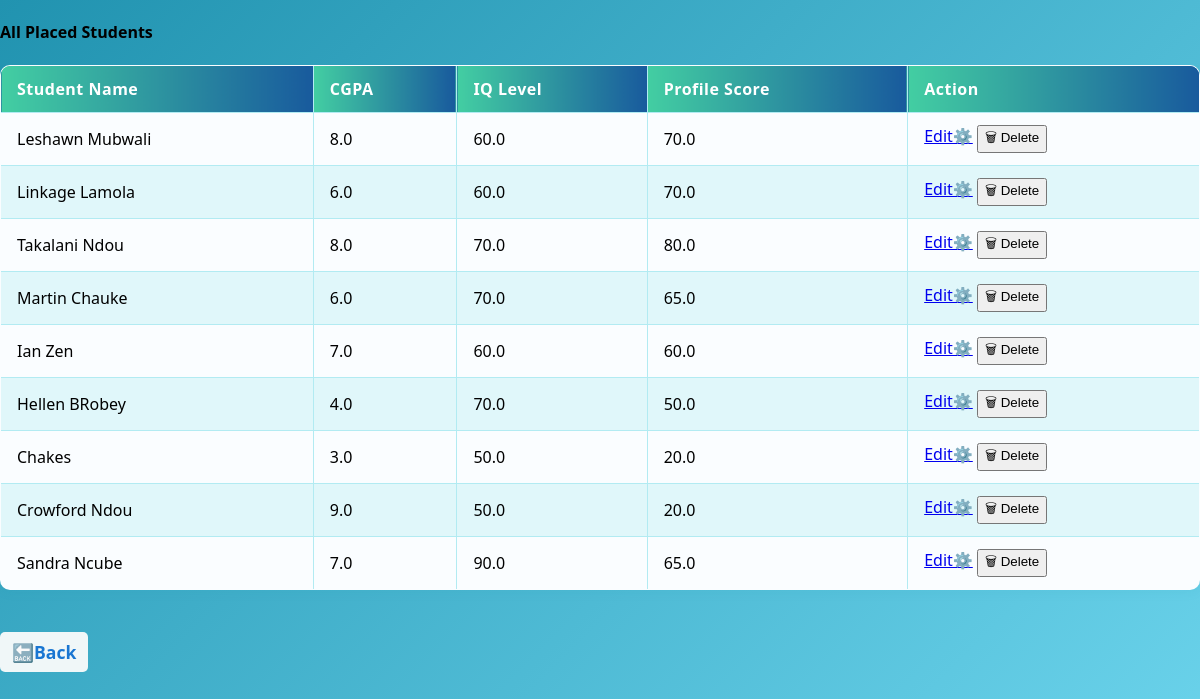
Page /my_placed_students (signed in) on the earlier database version.
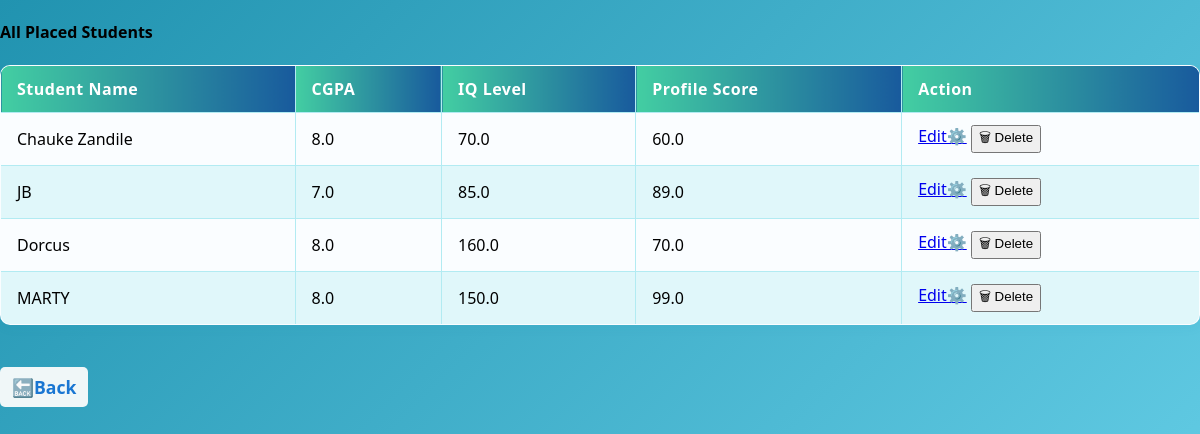
Same page on the later database version.
### tables this page shows
CREATE TABLE placed_students(
        Id INTEGER PRIMARY KEY AUTOINCREMENT,
        User_id INTEGER,
        Student_name TEXT NOT NULL,
        CGPA REAL,
        IQ_level REAL,
        Profile_score REAL,
        FOREIGN KEY(User_id) REFERENCES users(id)
    );

### app.py (the view)
@app.route("/my_placed_students")
@login_required
def my_placed_students():
    user_id=session.get("user_id")
    conn=get_db_connection()
    placed_students=conn.execute("SELECT * FROM placed_students WHERE User_id=?", (user_id,)).fetchall()
    conn.close()
    return render_template("my_placed_students.html", placed_students=placed_students)

### app.py (called while the page is built)
def get_db_connection():
    conn=sqlite3.connect(DATABASE)
    conn.row_factory=sqlite3.Row
    return conn

def login_required(f):
    @wraps(f)
    def wrapper(*args,**kwargs):
        if "user_id" not in session:
            flash("Please log in to continue.","warning")
            return redirect(url_for("login"))
        return f(*args,**kwargs)
    return wrapper

@app.before_request
def save_last_page():
    if request.endpoint not in ("login", "logout", "register", "static", "home"):
        session["prev_page"] = request.path

@app.context_processor
def inject_user_role():
    return dict(is_admin=session.get("is_admin"))

### templates/my_placed_students.html (shortened to what this page needs)
<!DOCTYPE html>
<html>
<head>
</head>
<body>
    {% if placed_students %}
<h4 class="mt-5 mb-3">All Placed Students</h4>
<div style="overflow-x:auto;">
  <table class="table" border="1" cellpadding="8" style="width:100%;background:#fafdff">
    <thead>
      <tr style="background: linear-gradient(90deg,#43cea2 0%, #185a9d 100%); color:#fff;">
        <th>Student Name</th>
        <th>CGPA</th>
        <th>IQ Level</th>
        <th>Profile Score</th>
        <th>Action</th>
      </tr>
    </thead>
    <tbody>
      {% for student in placed_students %}
      <tr>
        <td>{{ student.Student_name }}</td>
        <td>{{ student.CGPA }}</td>
        <td>{{ student.IQ_level }}</td>
        <td>{{ student.Profile_score }}</td>
        <td>
           <a href="{{ url_for('edit_student', student_id=student.Id) }}">Edit⚙️</a>
           <form action="{{ url_for('delete_student', student_id=student.Id) }}" method="post" style="display:inline;">
           <button type="submit" onclick="return confirm('Are you sure you want to delete this student?');">🗑 Delete</button>
           </form>
        </td>
      </tr>
      {% endfor %}
    </tbody>
  </table>
  <a style="margin-top: 20px; display: inline-block; background-color: #f0f7f8;
  border-radius: 5px; padding: 8px 12px;" href="{{ url_for('predict_page')}}" class="back-link" >🔙Back</a>
</div>
{% endif %}
</body>
</html>

### templates/my_placed_students.html (style rules this page uses)
body { font-family: 'Segoe UI', Arial, sans-serif; margin: 0; padding: 0; background: linear-gradient(135deg, #2193b0 0%, #6dd5ed 100%); min-height: 100vh; }
table { border-collapse: collapse; width: 100%; background: #fafdff; margin-bottom: 22px; border-radius: 10px; overflow: hidden; box-shadow: 0 2px 12px rgba(33,147,176,0.07); }
th, td { border: 1px solid #b2ebf2; padding: 12px 16px; text-align: left; }
th { background: linear-gradient(90deg, #43cea2 0%, #185a9d 100%); color: #fff; font-weight: 600; letter-spacing: 0.5px; }
tr:nth-child(even) { background: #e0f7fa; }
.back-link { text-decoration: none; color: #1976d2; font-weight: bold; font-size: 1.1em; margin-top: 10px; display: inline-block; }

Differences in the rows shown:
removed placed_students: Student_name "Leshawn Mubwali", CGPA "8.0", IQ_level "60.0", Profile_score "70.0"
removed placed_students: Student_name "Linkage Lamola", CGPA "6.0", IQ_level "60.0", Profile_score "70.0"
removed placed_students: Student_name "Takalani Ndou", CGPA "8.0", IQ_level "70.0", Profile_score "80.0"
removed placed_students: Student_name "Martin Chauke", CGPA "6.0", IQ_level "70.0", Profile_score "65.0"
removed placed_students: Student_name "Ian Zen", CGPA "7.0", IQ_level "60.0", Profile_score "60.0"
removed placed_students: Student_name "Hellen BRobey", CGPA "4.0", IQ_level "70.0", Profile_score "50.0"
removed placed_students: Student_name "Chakes", CGPA "3.0", IQ_level "50.0", Profile_score "20.0"
removed placed_students: Student_name "Crowford Ndou", CGPA "9.0", IQ_level "50.0", Profile_score "20.0"
removed placed_students: Student_name "Sandra Ncube", CGPA "7.0", IQ_level "90.0", Profile_score "65.0"
added placed_students: Student_name "Chauke Zandile", CGPA "8.0", IQ_level "70.0", Profile_score "60.0"
added placed_students: Student_name "JB", CGPA "7.0", IQ_level "85.0", Profile_score "89.0"
added placed_students: Student_name "Dorcus", CGPA "8.0", IQ_level "160.0", Profile_score "70.0"
added placed_students: Student_name "MARTY", CGPA "8.0", IQ_level "150.0", Profile_score "99.0"
